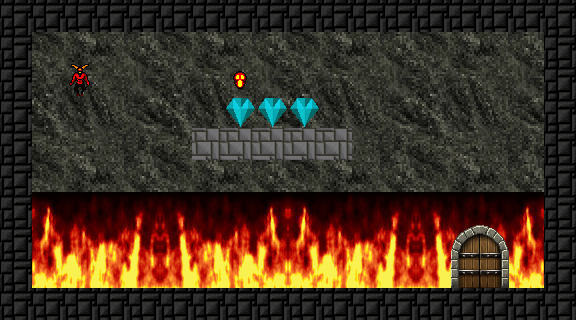

A level layout from a 2D game, rendered from its tile map. Below: a short description, then the map file with tile-grid data replaced by summaries:
An orthogonal 18x10 tile map with 32x32 px tiles, 8 tile layers (Background, BurningFlames, Gate, Walls, ...), 2 tilesets and 2 objects (Camera, WorldBoundingBox).

<map version="1.5" tiledversion="1.5.0" orientation="orthogonal" renderorder="right-down" compressionlevel="0" width="18" height="10" tilewidth="32" tileheight="32" infinite="0" nextlayerid="49" nextobjectid="2187">
 <editorsettings>
  <chunksize width="37" height="37" />
 </editorsettings>
 <properties>
  <property name="BACKGROUND_TEXTURE" value="background1" />
  <property name="FRAME_DURATION" type="float" value="0.2" />
  <property name="LEVEL_TIMEOUT" type="float" value="50" />
  <property name="LEVEL_TITLE" value="A new friend" />
  <property name="MAIN_CAMERA" type="object" value="2114" />
  <property name="MUSIC" value="game_music1" />
  <property name="PLAYER_START" type="object" value="0" />
  <property name="REQUIRED_DIAMOND" type="int" value="3" />
 </properties>
 <tileset firstgid="1" source="../tilesets/tileset.tsx" />
 <tileset firstgid="41" name="background" tilewidth="800" tileheight="600" tilecount="1" columns="1">
  <image source="../textures/GameBackground.png" width="800" height="600" />
 </tileset>
 <group id="45" name="Groupe 2">
  <group id="40" name="Groupe 1">
   <properties>
    <property name="INFINITE_BOUNDING_BOX" type="bool" value="true" />
    <property name="OBJECT_REFERN" type="object" value="0" />
   </properties>
   <layer id="39" name="Background" width="18" height="10">
    <properties>
     <property name="DISPLACEMENT_RATIO_X" type="float" value="0.5" />
     <property name="DISPLACEMENT_RATIO_Y" type="float" value="0.5" />
     <property name="DYNAMIC_PARTICLES" type="bool" value="false" />
     <property name="DYNAMIC_VERTICES" type="bool" value="false" />
     <property name="HEIGHT_BITS_MODE" type="bool" value="true" />
    </properties>
    <data>[180 cells, 15 non-empty, 1 distinct tile ids]</data>
   </layer>
   <objectgroup id="26" name="Camera">
    <properties>
     <property name="OBJECT_REFERENCE" type="object" value="1" />
    </properties>
    <object id="2114" name="Camera" type="Camera" x="21.3612" y="9.7297" width="540" height="303">
     <properties>
      <property name="CAMERA" type="bool" value="false" />
      <property name="CAMERA_COMPONENTS" value="MyAutoRecenterToPlayerCameraComponent" />
     </properties>
    </object>
    <object id="2185" name="World" type="WorldBoundingBox" x="3.84848" y="3.48488" width="569.545" height="314.091" />
   </objectgroup>
   <layer id="37" name="BurningFlames" width="18" height="10">
    <properties>
     <property name="MATERIAL" value="BurningFlames" />
    </properties>
    <data>[180 cells, 4 non-empty, 1 distinct tile ids]</data>
   </layer>
   <layer id="47" name="Gate" width="18" height="10">
    <properties>
     <property name="COLLISION_MASK" value="Gate" />
    </properties>
    <data>[180 cells, 1 non-empty, 1 distinct tile ids]</data>
   </layer>
   <layer id="25" name="Walls" width="18" height="10">
    <properties>
     <property name="COLLISION_MASK" value="World" />
     <property name="DYNAMIC_PARTICLES" type="bool" value="true" />
     <property name="DYNAMIC_VERTICES" type="bool" value="true" />
     <property name="HEIGHT_BITS_MODE" type="bool" value="true" />
     <property name="PLAYER_COLLISIONS_ENABLED" type="bool" value="true" />
     <property name="TILE_FLAG_PROCESSORS" value="MyComputeNeighbourFlags, ComputePlatformerFlagProcessor" />
    </properties>
    <data>[180 cells, 57 non-empty, 2 distinct tile ids]</data>
   </layer>
   <layer id="46" name="GameObjects" width="18" height="10">
    <properties>
     <property name="COLLISION_MASK" value="World" />
     <property name="HEIGHT_BITS_MODE" type="bool" value="true" />
    </properties>
    <data>[180 cells, 3 non-empty, 1 distinct tile ids]</data>
   </layer>
   <layer id="38" name="Animated" width="18" height="10">
    <properties>
     <property name="COLLISION_MASK" value="World" />
     <property name="HEIGHT_BITS_MODE" type="bool" value="true" />
    </properties>
    <data>[180 cells, 1 non-empty, 1 distinct tile ids]</data>
   </layer>
   <layer id="27" name="PlayerAndCamera" width="18" height="10">
    <properties>
     <property name="COLLISION_MASK" value="Player,World" />
     <property name="HEIGHT_BITS_MODE" type="bool" value="true" />
     <property name="PLAYER_COLLISIONS_ENABLED" type="bool" value="true" />
    </properties>
    <data>[180 cells, 1 non-empty, 1 distinct tile ids]</data>
   </layer>
   <layer id="48" name="Smoke" width="18" height="10">
    <properties>
     <property name="HEIGHT_BITS_MODE" type="bool" value="true" />
    </properties>
    <data>[180 cells, 0 non-empty, 0 distinct tile ids]</data>
   </layer>
  </group>
 </group>
</map>
